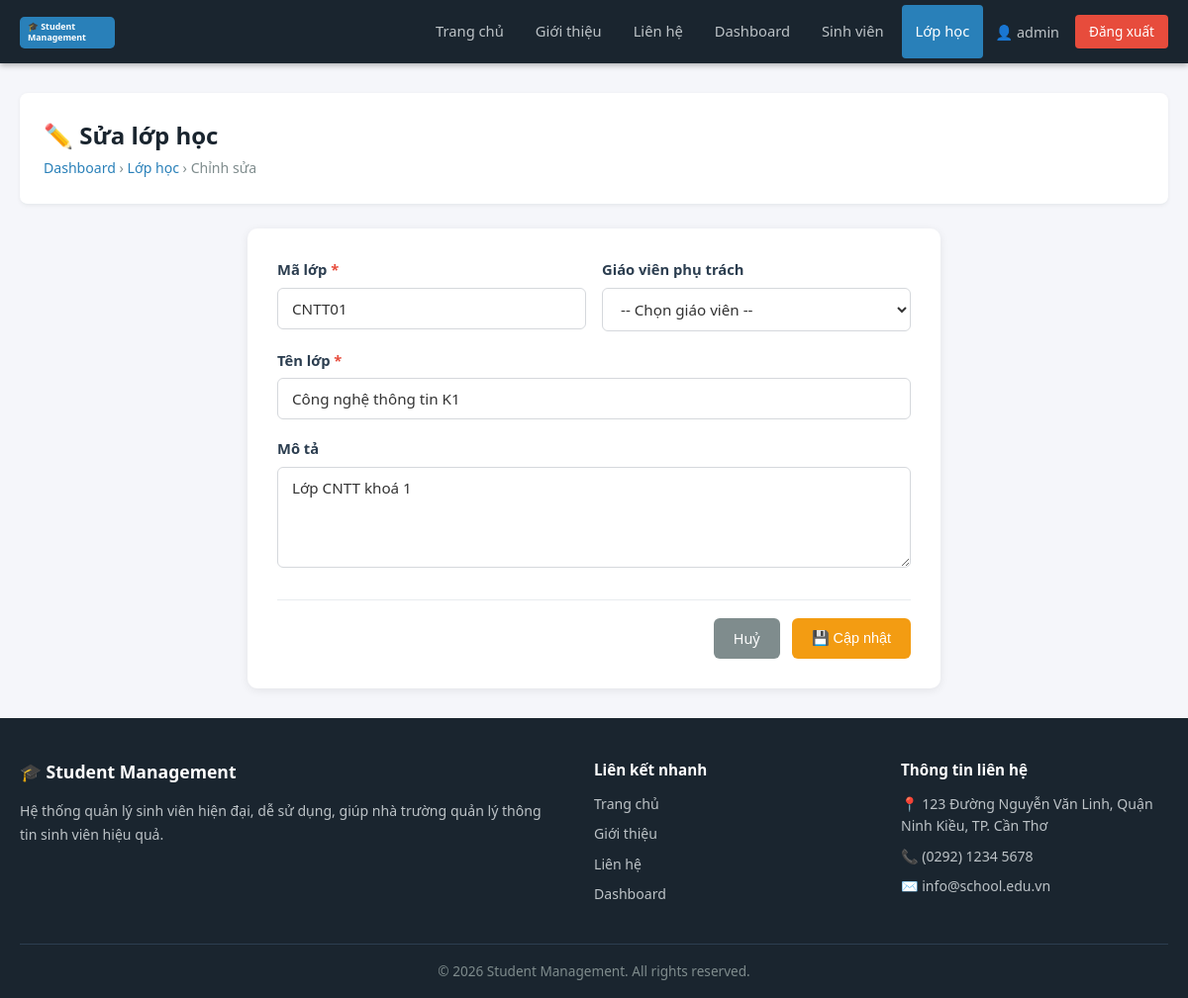
Screenshot of /classes/edit.php?id=1 (signed in) with the database file from the repository.
### tables this page shows
CREATE TABLE IF NOT EXISTS classes (
    id INT AUTO_INCREMENT PRIMARY KEY,
    class_code VARCHAR(20) NOT NULL UNIQUE,
    class_name VARCHAR(100) NOT NULL,
    teacher VARCHAR(100),
    teacher_id INT DEFAULT NULL,
    description TEXT,
    created_at DATETIME DEFAULT CURRENT_TIMESTAMP,
    CONSTRAINT fk_classes_teacher FOREIGN KEY (teacher_id) REFERENCES users(id) ON DELETE SET NULL ON UPDATE CASCADE
);

### classes/edit.php (the view, shortened to what this page needs)
<?php
require_once '../config/config.php';
$id = intval($_GET['id'] ?? 0);
$stmt = $conn->prepare("SELECT * FROM classes WHERE id = ?");
$stmt->bind_param('i', $id);
$stmt->execute();
$class = $stmt->get_result()->fetch_assoc();
include '../includes/header.php';
include '../includes/navbar.php';
?>
<div class="main-content">
    <div class="page-header">
        <div>
            <h1>✏️ Sửa lớp học</h1>
            <span class="breadcrumb">
                <a href="<?php echo SITE_URL; ?>/dashboard.php">Dashboard</a> &rsaquo;
                <a href="<?php echo SITE_URL; ?>/classes/index.php">Lớp học</a> &rsaquo;
                Chỉnh sửa
            </span>
        </div>
    </div>
    <div class="form-container">
        <form id="classForm" method="POST" action="edit.php?id=<?php echo $id; ?>">
            <div class="form-row">
                <div class="form-group">
                    <label for="class_code">Mã lớp <span class="required">*</span></label>
                    <input type="text" id="class_code" name="class_code" class="form-control"
                        value="<?php echo htmlspecialchars($class['class_code'], ENT_QUOTES, 'UTF-8'); ?>">
                </div>
                <div class="form-group">
                    <label for="teacher_id">Giáo viên phụ trách</label>
                    <select id="teacher_id" name="teacher_id" class="form-control">
                        <option value="0">-- Chọn giáo viên --</option>
                    </select>
                </div>
            </div>
            <div class="form-group">
                <label for="class_name">Tên lớp <span class="required">*</span></label>
                <input type="text" id="class_name" name="class_name" class="form-control"
                    value="<?php echo htmlspecialchars($class['class_name'], ENT_QUOTES, 'UTF-8'); ?>">
            </div>
            <div class="form-group">
                <label for="description">Mô tả</label>
                <textarea id="description" name="description" class="form-control" rows="4"><?php echo htmlspecialchars($class['description'] ?? '', ENT_QUOTES, 'UTF-8'); ?></textarea>
            </div>
            <div class="form-actions">
                <a href="index.php" class="btn btn-secondary">Huỷ</a>
                <button type="submit" class="btn btn-warning">💾 Cập nhật</button>
            </div>
        </form>
    </div>
</div>
<?php include '../includes/footer.php'; ?>

### css/base.css (style rules this page uses)
:root { --color-primary: #2980b9; --color-dark: #1a252f; --color-secondary: #7f8c8d; --color-danger: #e74c3c; --color-success: #27ae60; --color-warning: #f39c12; --color-bg: #f5f6fa; --color-border: #e8ecef; --color-text: #333; --color-text-light: #2c3e50; --color-white: #fff; --radius: 6px; --radius-lg: 10px; --shadow: 0 2px 8px rgba(0,0,0,0.07); }
*, *::before, *::after { box-sizing: border-box; margin: 0; padding: 0; }
html { scroll-behavior: smooth; }
a { color: var(--color-primary); text-decoration: none; }
body { font-family: 'Segoe UI', Tahoma, Geneva, Verdana, sans-serif; font-size: 16px; line-height: 1.6; color: var(--color-text); background-color: var(--color-bg); display: flex; flex-direction: column; min-height: 100vh; }
.main-content { flex: 1; padding: 30px 20px; max-width: 1200px; margin: 0 auto; width: 100%; }
.btn { display: inline-block; padding: 9px 20px; border: none; border-radius: var(--radius); cursor: pointer; font-size: 0.9rem; font-weight: 500; text-align: center; transition: background 0.2s, transform 0.1s; text-decoration: none; }
.btn-warning { background: var(--color-warning); color: var(--color-white); }
.btn-secondary { background: var(--color-secondary); color: var(--color-white); }

### css/style.css (style rules this page uses)
.page-header { background: var(--color-white); border-bottom: 1px solid var(--color-border); padding: 24px; margin-bottom: 24px; border-radius: 8px; display: flex; align-items: center; justify-content: space-between; flex-wrap: wrap; gap: 12px; box-shadow: 0 1px 4px rgba(0,0,0,0.06); }
.page-header h1 { font-size: 1.5rem; color: var(--color-dark); }
.page-header .breadcrumb { color: var(--color-secondary); font-size: 0.88rem; }
.page-header .breadcrumb a { color: var(--color-primary); }
.form-container { background: var(--color-white); border-radius: var(--radius-lg); padding: 30px; box-shadow: 0 2px 10px rgba(0,0,0,0.08); max-width: 700px; margin: 0 auto; }
.form-group { margin-bottom: 18px; }
.form-group label { display: block; font-weight: 600; margin-bottom: 6px; color: var(--color-text-light); font-size: 0.92rem; }
.form-group label .required { color: var(--color-danger); }
.form-control { width: 100%; padding: 10px 14px; border: 1px solid #d5d8dc; border-radius: var(--radius); font-size: 0.95rem; transition: border-color 0.2s, box-shadow 0.2s; background: var(--color-white); color: var(--color-text); font-family: inherit; }
.form-row { display: grid; grid-template-columns: 1fr 1fr; gap: 16px; }
.form-actions { display: flex; gap: 12px; justify-content: flex-end; margin-top: 24px; padding-top: 18px; border-top: 1px solid var(--color-border); }
select.form-control { cursor: pointer; }
textarea.form-control { resize: vertical; min-height: 100px; }

### rows the page displays
classes: class_code "CNTT01", class_name "Công nghệ thông tin K1", description "Lớp CNTT khoá 1"

### other values shown
$_SESSION['username'] "admin"
SITE_NAME "Student Management"
